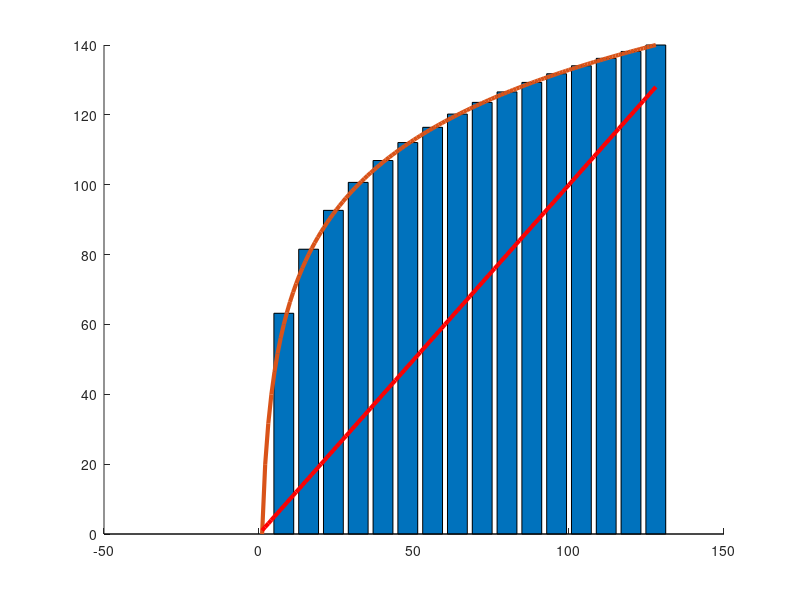

MATLAB code to generate this figure:
scale = 20;

t = 1:128;
A = scale*log2(t);

B = linspace(1,128,17);
% avoid this for linear
B = scale*log2(B);


tt = (0:16)*8;
C = round(A);
C(C>127)=127;
save loglvl.mat C ;


clf
hold on
bar(tt,B);
plot(t, A, "linewidth", 3)
plot(t, t, "linewidth", 3,"color","r")

hold off